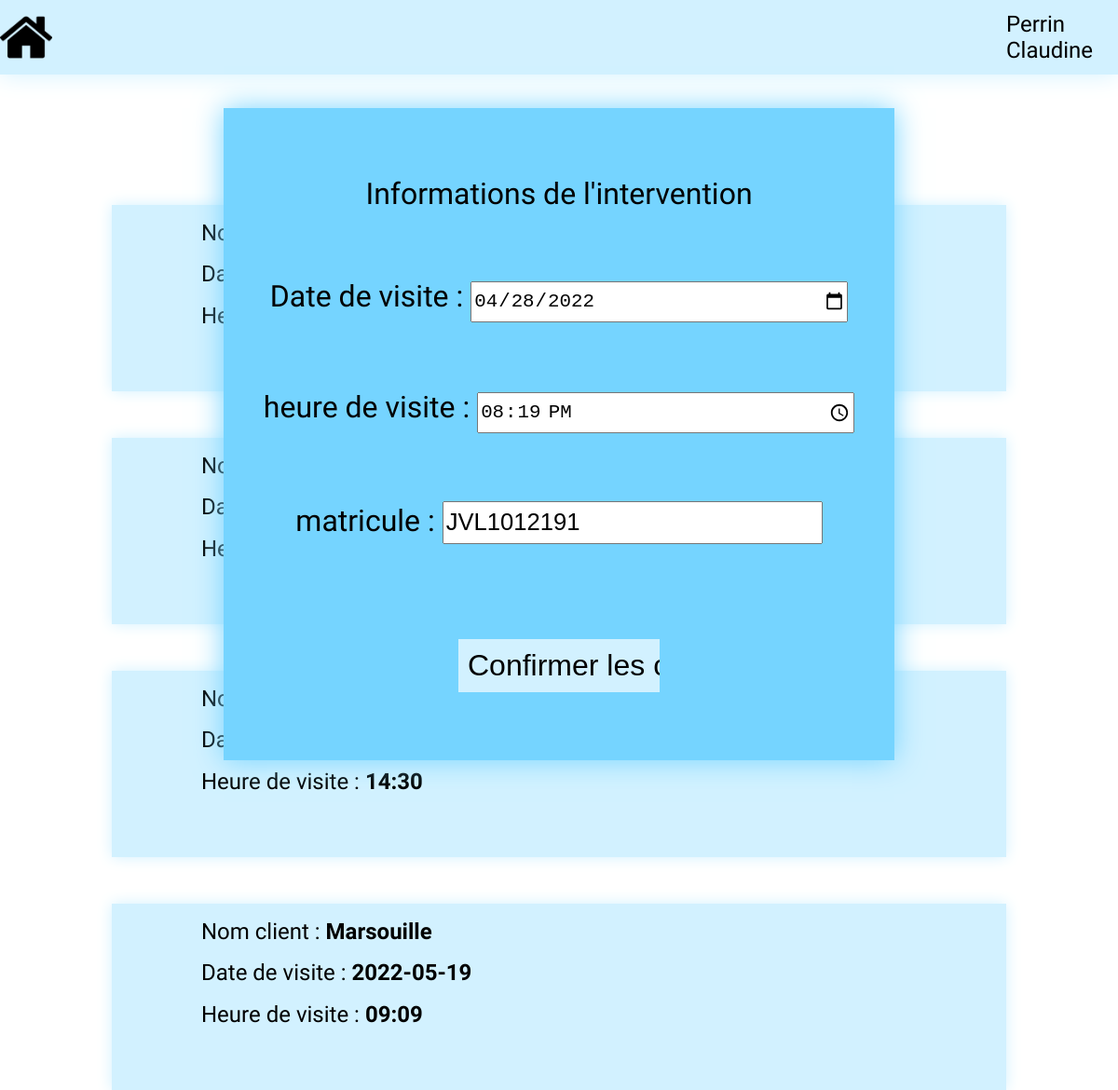
Screenshot of /versionLisible/?action=visite&visite=2 (signed in) with the database file from the repository.
### tables this page shows
CREATE TABLE IF NOT EXISTS `intervention` (
  `num` int(11) NOT NULL AUTO_INCREMENT,
  `dateVisite` date DEFAULT NULL,
  `heureVisite` time DEFAULT NULL,
  `numClient` int(11) NOT NULL,
  `matricule` varchar(10) DEFAULT NULL,
  `faite` char(3) NOT NULL,
  PRIMARY KEY (`num`),
  KEY `numClient` (`numClient`,`matricule`),
  KEY `intervention_technicien0_FK` (`matricule`)
);

CREATE TABLE IF NOT EXISTS `client` (
  `numClient` int(11) NOT NULL AUTO_INCREMENT,
  `raisonSociale` varchar(50) NOT NULL,
  `siren` char(9) NOT NULL,
  `codeApe` char(5) NOT NULL,
  `adresse` varchar(100) NOT NULL,
  `tel` char(10) NOT NULL,
  `email` varchar(100) NOT NULL,
  `dureeDeplacement` time NOT NULL,
  `distanceKM` int(11) NOT NULL,
  `num` int(11) NOT NULL,
  PRIMARY KEY (`numClient`),
  KEY `client_agence_FK` (`num`)
);

### versionLisible/controller/affectation.php (called while the page is built, shortened)
<?php
    include_once "$root/model/db.affectation.inc.php";
    $visitesNonAffectees = getVisitesNonAffectees();
    if(isset($_GET["visite"])){
        $visiteAAffecter = getInterventionById($_GET["visite"]);
    } else {
        $techniciens = getTechniciens();
    }
    include "$root/view/header.php";
    include "$root/view/viewAffectation.php";
    include "$root/view/footer.php";
?>

### versionLisible/index.php (called while the page is built, shortened)
<?php
    include "getRoot.php";
    if (isset($_GET["action"])){
        $action = $_GET["action"];
    } else {
        $action = "default";
    }
    $file = mainController($action);
    include "$root/controller/$file";
?>

### versionLisible/model/db.affectation.inc.php (called while the page is built, shortened)
<?php
    function getVisitesNonAffectees(){
        $result = array();
        try {
            $pdo = connectionPDO();
            $req = $pdo->prepare("SELECT intervention.*, client.raisonSociale FROM intervention, client WHERE intervention.numClient = client.numClient AND faite = 'non'");
            $req->execute();
            $line = $req->fetch(PDO::FETCH_ASSOC);
            while ($line) {
                $result[] = $line;
                $line = $req->fetch(PDO::FETCH_ASSOC);
            }
        } catch (PDOException $e) {
            print "Error : " . $e->getMessage();
            die();
        }
        return $result;
    }
    function getInterventionById($id){
        $result = array();
        try {
            $pdo = connectionPDO();
            $req = $pdo->prepare("SELECT * FROM intervention WHERE num = ?");
            $req->execute([$id]);
            $result = $req->fetch(PDO::FETCH_ASSOC);
        } catch (PDOException $e) {
            print "Error : " . $e->getMessage();
            die();
        }
        return $result;
    }
?>

### versionLisible/view/viewAffectation.php (the view, shortened to what this page needs)
<head>
</head>
<body>
    <div class="pageContent">
        <div class="createIntervention">
            <a href="./?action=visite&create=intervention" class="button2"><div>Créer une intervention</div></a>
        </div>
        <?php
            for($i = 0; $i<count($visitesNonAffectees); $i++){
            ?>
            <div class="interventionSheet">
                <div class="interventionData">
                    <div class="customerName">
                        Nom client : <strong><?= $visitesNonAffectees[$i]["raisonSociale"] ?></strong>
                    </div>
                    <div class="interventionDate">
                        Date de visite : <strong><?= $visitesNonAffectees[$i]["dateVisite"] ?></strong>
                    </div>
                    <div class="interventionTime">
                        Heure de visite : <strong><?= substr($visitesNonAffectees[$i]["heureVisite"], 0, 5) ?></strong>
                    </div>
                </div>
            </div>
            <?php
            }
            if(isset($_SESSION["i"])){
                ?>
                <form class="modifyIntervention" method="post" action="./?action=visite">
                    <div>
                        Informations de l'intervention
                    </div>
                    <span>
                        Date de visite : <input type="date" name="dateVisite" class="inputs" <?php echo "value='".$visiteAAffecter["dateVisite"]."'"; ?> required/>
                    </span>
                    <span>
                        heure de visite : <input type="time" name="heureVisite" class="inputs" <?php echo "value='".$visiteAAffecter["heureVisite"]."'"; ?> required/>
                    </span>
                    <span>
                        matricule : <input type="text" name="matricule" class="inputs" <?php echo "value='".$visiteAAffecter["matricule"]."'"; ?> list="techniciens" required/>
                    </span>
                    <input type="submit" name="submitUpdate" class="submit" value="Confirmer les changements"/>
                </form>
                <?php
            }
                ?>
    </div>
</body>

### versionLisible/css/root.css (style rules this page uses)
body { font-family: 'Hind Siliguri', sans-serif; margin: 0; }
.pageContent { position: absolute; top: 10vh; left: 0; width: 100vw; }

### versionLisible/css/affectation.css (style rules this page uses)
.pageContent { display: flex; flex-direction: column; align-items: center; margin-top: 3%; }
.interventionSheet { width: 80%; height: 200px; background-color: #D2F1FF; box-shadow: 0px 0px 15px #D2F1FF; display: flex; flex-direction: row; align-items: center; justify-content: space-between; font-size: 150%; margin-top: 50px; }
.interventionData { height: 200px; margin-left: 10%; display: flex; flex-direction: column; justify-content: space-evenly; }
.button2 { width: 90%; background-color: #75D4FF; box-shadow: 0px 0px 0px #75D4FF; text-decoration: none; color: black; margin-top: 15px; padding: 10px; display: flex; align-items: center; justify-content: center; }
.modifyIntervention { position: absolute; z-index: 100; width: 60%; height: 700px; background-color: #75D4FF; box-shadow: 0px 0px 30px #75D4FF; display: flex; flex-direction: column; align-items: center; justify-content: space-evenly; }
.modifyIntervention div, .modifyIntervention span { font-size: 200%; }
.inputs { width: 400px; height: 40px; font-size: 80%; }
.submit { width: 30%; background-color: #D2F1FF; box-shadow: 0px 0px 0px #D2F1FF; text-decoration: none; color: black; margin-top: 30px; padding: 10px; border: 0; font-size: 200%; display: flex; align-items: center; justify-content: center; }

### rows the page displays
intervention: dateVisite "04/28/2022", heureVisite "20:19:00", matricule "JVL1012191"
intervention: heureVisite "14:30"
intervention: numClient.raisonSociale "Marsouille", dateVisite "2022-05-19", heureVisite "09:09"

### other values shown
$_SESSION["nom"] "Perrin"
$_SESSION["prenom"] "Claudine"
